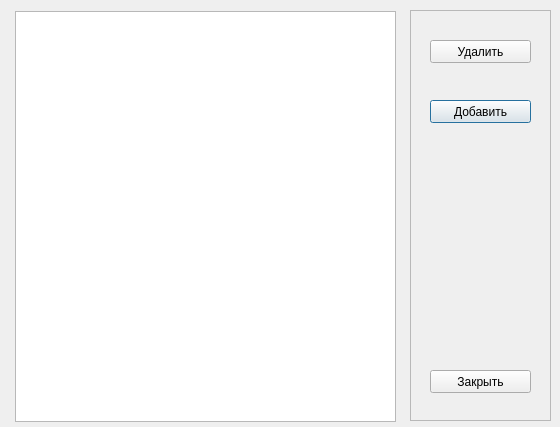
<?xml version="1.0" encoding="UTF-8"?>
<ui version="4.0">
 <class>Dialog</class>
 <widget class="QDialog" name="Dialog">
  <property name="geometry">
   <rect>
    <x>0</x>
    <y>0</y>
    <width>560</width>
    <height>427</height>
   </rect>
  </property>
  <property name="windowTitle">
   <string>Dialog</string>
  </property>
  <widget class="QFrame" name="frame">
   <property name="geometry">
    <rect>
     <x>410</x>
     <y>10</y>
     <width>141</width>
     <height>411</height>
    </rect>
   </property>
   <property name="frameShape">
    <enum>QFrame::StyledPanel</enum>
   </property>
   <property name="frameShadow">
    <enum>QFrame::Raised</enum>
   </property>
   <widget class="QPushButton" name="pushButton">
    <property name="geometry">
     <rect>
      <x>20</x>
      <y>90</y>
      <width>101</width>
      <height>23</height>
     </rect>
    </property>
    <property name="text">
     <string>Добавить</string>
    </property>
   </widget>
   <widget class="QPushButton" name="pushButton_2">
    <property name="geometry">
     <rect>
      <x>20</x>
      <y>30</y>
      <width>101</width>
      <height>23</height>
     </rect>
    </property>
    <property name="text">
     <string>Удалить</string>
    </property>
   </widget>
   <widget class="QPushButton" name="pushButton_3">
    <property name="geometry">
     <rect>
      <x>20</x>
      <y>360</y>
      <width>101</width>
      <height>23</height>
     </rect>
    </property>
    <property name="text">
     <string>Закрыть</string>
    </property>
   </widget>
  </widget>
  <widget class="QListWidget" name="listWidget">
   <property name="geometry">
    <rect>
     <x>15</x>
     <y>11</y>
     <width>381</width>
     <height>411</height>
    </rect>
   </property>
  </widget>
 </widget>
 <resources/>
 <connections/>
</ui>
